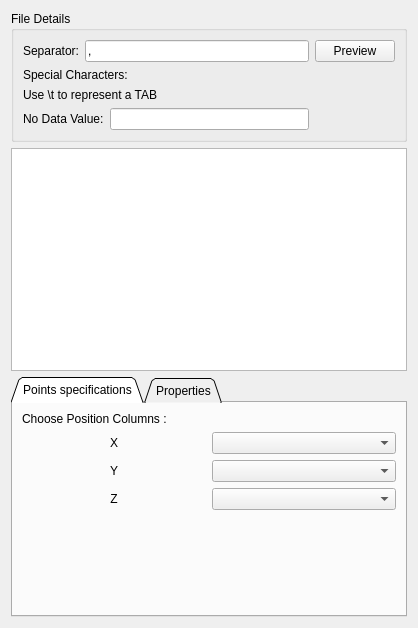
<ui version="4.0" >
 <author>Matthew Livingstone</author>
 <class>Form</class>
 <widget class="QWidget" name="Form" >
  <property name="windowModality" >
   <enum>Qt::NonModal</enum>
  </property>
  <property name="geometry" >
   <rect>
    <x>0</x>
    <y>0</y>
    <width>418</width>
    <height>628</height>
   </rect>
  </property>
  <property name="windowTitle" >
   <string>Form</string>
  </property>
  <layout class="QGridLayout" name="gridLayout" >
   <item row="0" column="0" >
    <layout class="QGridLayout" >
     <item row="0" column="0" >
      <widget class="QGroupBox" name="groupBox" >
       <property name="title" >
        <string>File Details</string>
       </property>
       <layout class="QGridLayout" >
        <item row="0" column="0" >
         <layout class="QHBoxLayout" >
          <item>
           <widget class="QLabel" name="label" >
            <property name="text" >
             <string>Separator:</string>
            </property>
           </widget>
          </item>
          <item>
           <widget class="QLineEdit" name="Separator" >
            <property name="text" >
             <string>,</string>
            </property>
           </widget>
          </item>
         </layout>
        </item>
        <item row="1" column="0" >
         <widget class="QLabel" name="label_5" >
          <property name="text" >
           <string>Special Characters:</string>
          </property>
         </widget>
        </item>
        <item row="2" column="0" >
         <widget class="QLabel" name="label_6" >
          <property name="text" >
           <string>Use \t to represent a TAB</string>
          </property>
         </widget>
        </item>
        <item row="0" column="1" >
         <widget class="QPushButton" name="previewButton" >
          <property name="enabled" >
           <bool>true</bool>
          </property>
          <property name="text" >
           <string>Preview</string>
          </property>
          <property name="checkable" >
           <bool>true</bool>
          </property>
         </widget>
        </item>
        <item row="3" column="0" >
         <layout class="QHBoxLayout" name="horizontalLayout" >
          <item>
           <widget class="QLabel" name="label_7" >
            <property name="text" >
             <string>No Data Value:</string>
            </property>
           </widget>
          </item>
          <item>
           <widget class="QLineEdit" name="NoDataValue" />
          </item>
         </layout>
        </item>
       </layout>
       <zorder>label_5</zorder>
       <zorder>label_6</zorder>
       <zorder>previewButton</zorder>
       <zorder>label_7</zorder>
       <zorder>NoDataValue</zorder>
       <zorder></zorder>
      </widget>
     </item>
     <item row="2" column="0" >
      <widget class="QTabWidget" name="tabWidget" >
       <property name="tabShape" >
        <enum>QTabWidget::Triangular</enum>
       </property>
       <property name="currentIndex" >
        <number>0</number>
       </property>
       <widget class="QWidget" name="tab" >
        <attribute name="title" >
         <string>Points specifications</string>
        </attribute>
        <layout class="QVBoxLayout" >
         <item>
          <layout class="QGridLayout" >
           <item row="0" column="0" >
            <widget class="QLabel" name="label_8" >
             <property name="text" >
              <string>Choose Position Columns :</string>
             </property>
            </widget>
           </item>
           <item row="1" column="0" >
            <layout class="QGridLayout" >
             <item row="0" column="0" >
              <widget class="QLabel" name="label_2" >
               <property name="text" >
                <string>X</string>
               </property>
               <property name="alignment" >
                <set>Qt::AlignCenter</set>
               </property>
              </widget>
             </item>
             <item row="0" column="1" >
              <widget class="QComboBox" name="x1" />
             </item>
            </layout>
           </item>
           <item row="2" column="0" >
            <layout class="QGridLayout" >
             <item row="0" column="0" >
              <widget class="QLabel" name="label_3" >
               <property name="text" >
                <string>Y</string>
               </property>
               <property name="alignment" >
                <set>Qt::AlignCenter</set>
               </property>
              </widget>
             </item>
             <item row="0" column="1" >
              <widget class="QComboBox" name="y1" />
             </item>
            </layout>
           </item>
           <item row="3" column="0" >
            <layout class="QGridLayout" >
             <item row="0" column="0" >
              <widget class="QLabel" name="label_4" >
               <property name="text" >
                <string>Z</string>
               </property>
               <property name="alignment" >
                <set>Qt::AlignCenter</set>
               </property>
              </widget>
             </item>
             <item row="0" column="1" >
              <widget class="QComboBox" name="z1" />
             </item>
            </layout>
           </item>
          </layout>
         </item>
         <item>
          <spacer>
           <property name="orientation" >
            <enum>Qt::Vertical</enum>
           </property>
           <property name="sizeHint" stdset="0" >
            <size>
             <width>20</width>
             <height>40</height>
            </size>
           </property>
          </spacer>
         </item>
        </layout>
       </widget>
       <widget class="QWidget" name="tab_2" >
        <attribute name="title" >
         <string>Properties</string>
        </attribute>
        <layout class="QVBoxLayout" >
         <item>
          <widget class="QTreeWidget" name="PropertiesTree" >
           <column>
            <property name="text" >
             <string>Properties</string>
            </property>
           </column>
          </widget>
         </item>
        </layout>
       </widget>
      </widget>
     </item>
     <item row="1" column="0" >
      <widget class="QTableWidget" name="previewTable" />
     </item>
    </layout>
   </item>
  </layout>
 </widget>
 <resources>
  <include location="pqUI.qrc" />
 </resources>
 <connections/>
</ui>
